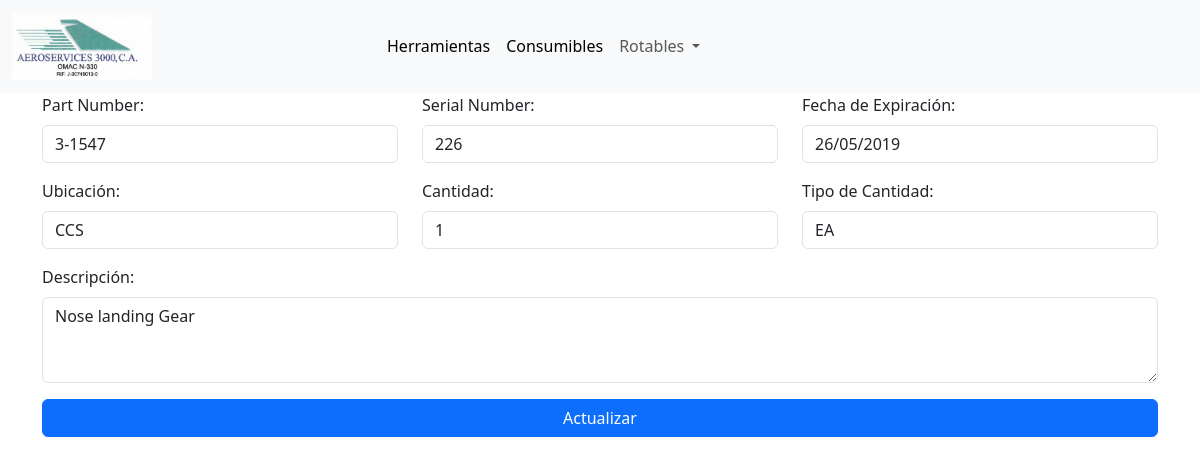
The page /ruedas/ruedas_form/1 on the database its author committed.
### app/backend/models/rotables.py (models this page shows, shortened)
class BaseModel(db.Model):
    __abstract__ = True  # Esto indica que esta clase no debe crearse como tabla en la base de datos
    id = db.Column(db.Integer, primary_key=True)
    description = db.Column(db.String(128), nullable=True)
    part_num = db.Column(db.String(128), nullable=False)
    serial_num = db.Column(db.String(32), nullable=False)
    expiration_date = db.Column(db.String(16), nullable=False)
    location = db.Column(db.String(8), nullable=False)
    quantity = db.Column(db.String(8), nullable=True)
    type_quantity = db.Column(db.String(16), nullable=True)

class Rueda(BaseModel):
    __tablename__ = 'ruedas'  # Nombre de la tabla en la base de datos

### app/backend/web_endpoints/rotables/routes_ruedas.py (the view, shortened to what this page needs)
@bp.route('/ruedas_form/<string:id>', methods=['GET', 'POST'])
@bp.route('/ruedas_form', methods=['GET', 'POST'])
def ruedas_form(id=None):
    rueda = None
    manager = MgrdbRotablesRueda()
    if id:
        rueda = manager.get_by_id(id)
        if not rueda:
            flash('La rueda no existe.', 'error')
            return redirect(url_for("ruedas.ruedas_list"))
    return render_template('wp_ruedas_form.html', rotable=rueda, type_rotable_tittle="Ruedas")

### app/backend/managers/MgrdbBase.py (called while the page is built)
    def get_by_id(self, id):
        return self.model.query.get(id)

### app/frontend/templates/wp_ruedas_form.html (shortened to what this page needs)
{% extends 'base.html' %}
{% from 'macro_ruedas.jinja2' import macro_form_ruedas_model with context %}
{% block content %}
    {{ macro_form_ruedas_model(rotable=rotable, action_url=url_for('ruedas.ruedas_form', id=rotable.id if rotable else None)) }}
{% endblock %}

### app/frontend/macros/macro_ruedas.jinja2 (shortened to what this page needs)
{% from 'macro_buttons.jinja2' import button_edit_entity %}
{% from 'macro_buttons.jinja2' import button_delete_entity %}
{% macro macro_form_ruedas_model(rotable=None, action_url=None) %}
<form action="{{ action_url }}" method="post" class="needs-validation" novalidate>
    <div class="container">
        <div class="row">
            <div class="col-md-4 mb-3">
                <label for="part_num" class="form-label">Part Number:</label>
                <input type="text" id="part_num" name="part_num" class="form-control"
                       value="{{ rotable.part_num if rotable else '' }}"
                       placeholder="Ingrese el Part Number" required>
            </div>
            <div class="col-md-4 mb-3">
                <label for="serial_num" class="form-label">Serial Number:</label>
                <input type="text" id="serial_num" name="serial_num" class="form-control"
                       value="{{ rotable.serial_num if rotable else '' }}"
                       placeholder="Ingrese el Serial Number" required>
            </div>
            <div class="col-md-4 mb-3">
                <label for="expiration_date" class="form-label">Fecha de Expiración:</label>
                <input type="text" id="expiration_date" name="expiration_date" class="form-control"
                       value="{{ rotable.expiration_date if rotable else '' }}"
                       placeholder="DD/MM/YYYY" required>
            </div>
        </div>
        <div class="row">
            <div class="col-md-4 mb-3">
                <label for="location" class="form-label">Ubicación:</label>
                <input type="text" id="location" name="location" class="form-control"
                       value="{{ rotable.location if rotable else '' }}"
                       placeholder="Ingrese la ubicación" required>
            </div>
            <div class="col-md-4 mb-3">
                <label for="quantity" class="form-label">Cantidad:</label>
                <input type="number" id="quantity" name="quantity" class="form-control"
                       value="{{ rotable.quantity if rotable else '' }}"
                       placeholder="Ingrese la cantidad">
            </div>
            <div class="col-md-4 mb-3">
                <label for="type_quantity" class="form-label">Tipo de Cantidad:</label>
                <input type="text" id="type_quantity" name="type_quantity" class="form-control"
                       value="{{ rotable.type_quantity if rotable else '' }}"
                       placeholder="Ingrese el tipo de cantidad">
            </div>
        </div>
        <div class="row">
            <div class="col-md-12 mb-3">
                <label for="description" class="form-label">Descripción:</label>
                <textarea id="description" name="description" class="form-control" rows="3"
                          placeholder="Ingrese una descripción">{{ rotable.description if rotable else '' }}</textarea>
            </div>
        </div>
        <div class="d-grid">
            <button type="submit" class="btn btn-primary">
                {{ 'Actualizar' if rotable else 'Crear' }}
            </button>
        </div>
    </div>
</form>
{% endmacro %}

### rows shown on the page
Rueda: part_num "3-1547", serial_num "226", expiration_date "26/05/2019", location "CCS", quantity "1", type_quantity "EA", description "Nose landing Gear"

### other values the page prints
{{ 'Actualizar' if rotable else 'Crear' }} "Actualizar"
